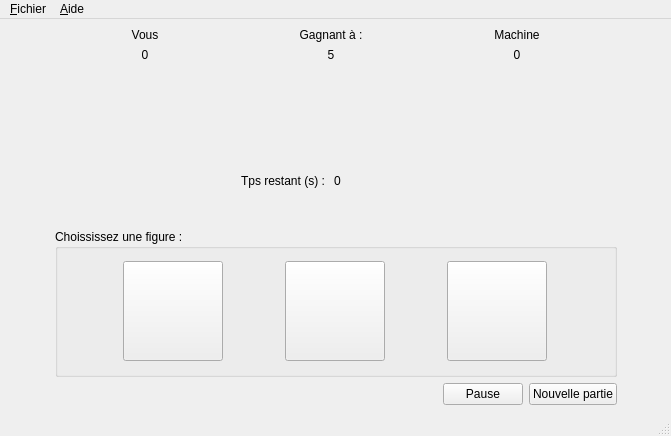
<?xml version="1.0" encoding="UTF-8"?>
<ui version="4.0">
 <class>MainWindow</class>
 <widget class="QMainWindow" name="MainWindow">
  <property name="geometry">
   <rect>
    <x>0</x>
    <y>0</y>
    <width>671</width>
    <height>436</height>
   </rect>
  </property>
  <property name="minimumSize">
   <size>
    <width>530</width>
    <height>410</height>
   </size>
  </property>
  <property name="windowTitle">
   <string>MainWindow</string>
  </property>
  <widget class="QWidget" name="centralwidget">
   <layout class="QHBoxLayout" name="horizontalLayout_8">
    <item>
     <spacer name="horizontalSpacer_8">
      <property name="orientation">
       <enum>Qt::Horizontal</enum>
      </property>
      <property name="sizeHint" stdset="0">
       <size>
        <width>40</width>
        <height>20</height>
       </size>
      </property>
     </spacer>
    </item>
    <item>
     <layout class="QVBoxLayout" name="layoutSecondaire">
      <item>
       <layout class="QGridLayout" name="layoutTop">
        <property name="topMargin">
         <number>0</number>
        </property>
        <property name="rightMargin">
         <number>10</number>
        </property>
        <property name="bottomMargin">
         <number>20</number>
        </property>
        <item row="0" column="1">
         <layout class="QVBoxLayout" name="verticalLayout_2">
          <item>
           <widget class="QLabel" name="gagnantALabel">
            <property name="text">
             <string>Gagnant à :</string>
            </property>
            <property name="alignment">
             <set>Qt::AlignCenter</set>
            </property>
           </widget>
          </item>
          <item>
           <widget class="QLabel" name="labelNbPointRequis">
            <property name="text">
             <string>5</string>
            </property>
            <property name="alignment">
             <set>Qt::AlignCenter</set>
            </property>
           </widget>
          </item>
         </layout>
        </item>
        <item row="0" column="3">
         <layout class="QVBoxLayout" name="verticalLayout_7">
          <item>
           <widget class="QLabel" name="labelMachine">
            <property name="text">
             <string>Machine</string>
            </property>
            <property name="alignment">
             <set>Qt::AlignCenter</set>
            </property>
           </widget>
          </item>
          <item>
           <widget class="QLabel" name="labelScoreMachine">
            <property name="text">
             <string>0</string>
            </property>
            <property name="alignment">
             <set>Qt::AlignCenter</set>
            </property>
           </widget>
          </item>
         </layout>
        </item>
        <item row="1" column="1">
         <layout class="QVBoxLayout" name="verticalLayout_4">
          <property name="bottomMargin">
           <number>0</number>
          </property>
          <item>
           <layout class="QHBoxLayout" name="horizontalLayout_5">
            <property name="rightMargin">
             <number>0</number>
            </property>
            <item>
             <spacer name="horizontalSpacer_6">
              <property name="orientation">
               <enum>Qt::Horizontal</enum>
              </property>
              <property name="sizeHint" stdset="0">
               <size>
                <width>40</width>
                <height>20</height>
               </size>
              </property>
             </spacer>
            </item>
            <item>
             <widget class="QLabel" name="iconVS">
              <property name="minimumSize">
               <size>
                <width>100</width>
                <height>100</height>
               </size>
              </property>
              <property name="maximumSize">
               <size>
                <width>100</width>
                <height>100</height>
               </size>
              </property>
              <property name="text">
               <string/>
              </property>
              <property name="pixmap">
               <pixmap resource="ressourcesChifoumi.qrc">:/chifoumi/images/versus.gif</pixmap>
              </property>
              <property name="alignment">
               <set>Qt::AlignCenter</set>
              </property>
             </widget>
            </item>
            <item>
             <spacer name="horizontalSpacer_7">
              <property name="orientation">
               <enum>Qt::Horizontal</enum>
              </property>
              <property name="sizeHint" stdset="0">
               <size>
                <width>40</width>
                <height>20</height>
               </size>
              </property>
             </spacer>
            </item>
           </layout>
          </item>
         </layout>
        </item>
        <item row="1" column="0">
         <layout class="QHBoxLayout" name="horizontalLayout_3">
          <item>
           <spacer name="horizontalSpacer">
            <property name="orientation">
             <enum>Qt::Horizontal</enum>
            </property>
            <property name="sizeHint" stdset="0">
             <size>
              <width>40</width>
              <height>20</height>
             </size>
            </property>
           </spacer>
          </item>
          <item>
           <widget class="QLabel" name="iconVous">
            <property name="sizePolicy">
             <sizepolicy hsizetype="Fixed" vsizetype="Fixed">
              <horstretch>10</horstretch>
              <verstretch>10</verstretch>
             </sizepolicy>
            </property>
            <property name="minimumSize">
             <size>
              <width>100</width>
              <height>100</height>
             </size>
            </property>
            <property name="maximumSize">
             <size>
              <width>100</width>
              <height>100</height>
             </size>
            </property>
            <property name="text">
             <string/>
            </property>
            <property name="pixmap">
             <pixmap resource="ressourcesChifoumi.qrc">:/chifoumi/images/ciseau.gif</pixmap>
            </property>
            <property name="scaledContents">
             <bool>true</bool>
            </property>
            <property name="alignment">
             <set>Qt::AlignCenter</set>
            </property>
           </widget>
          </item>
          <item>
           <spacer name="horizontalSpacer_2">
            <property name="orientation">
             <enum>Qt::Horizontal</enum>
            </property>
            <property name="sizeHint" stdset="0">
             <size>
              <width>40</width>
              <height>20</height>
             </size>
            </property>
           </spacer>
          </item>
         </layout>
        </item>
        <item row="0" column="0">
         <layout class="QVBoxLayout" name="verticalLayout_5">
          <property name="topMargin">
           <number>0</number>
          </property>
          <item>
           <widget class="QLabel" name="labelVous">
            <property name="text">
             <string>Vous</string>
            </property>
            <property name="alignment">
             <set>Qt::AlignCenter</set>
            </property>
           </widget>
          </item>
          <item>
           <widget class="QLabel" name="labelScoreVous">
            <property name="text">
             <string>0</string>
            </property>
            <property name="alignment">
             <set>Qt::AlignCenter</set>
            </property>
           </widget>
          </item>
         </layout>
        </item>
        <item row="1" column="3">
         <layout class="QHBoxLayout" name="horizontalLayout_4">
          <item>
           <spacer name="horizontalSpacer_4">
            <property name="orientation">
             <enum>Qt::Horizontal</enum>
            </property>
            <property name="sizeHint" stdset="0">
             <size>
              <width>40</width>
              <height>20</height>
             </size>
            </property>
           </spacer>
          </item>
          <item>
           <widget class="QLabel" name="iconMachine">
            <property name="sizePolicy">
             <sizepolicy hsizetype="Fixed" vsizetype="Fixed">
              <horstretch>10</horstretch>
              <verstretch>10</verstretch>
             </sizepolicy>
            </property>
            <property name="minimumSize">
             <size>
              <width>100</width>
              <height>100</height>
             </size>
            </property>
            <property name="maximumSize">
             <size>
              <width>100</width>
              <height>100</height>
             </size>
            </property>
            <property name="text">
             <string/>
            </property>
            <property name="pixmap">
             <pixmap resource="ressourcesChifoumi.qrc">:/chifoumi/images/pierre.gif</pixmap>
            </property>
            <property name="scaledContents">
             <bool>true</bool>
            </property>
            <property name="alignment">
             <set>Qt::AlignCenter</set>
            </property>
           </widget>
          </item>
          <item>
           <spacer name="horizontalSpacer_5">
            <property name="orientation">
             <enum>Qt::Horizontal</enum>
            </property>
            <property name="sizeHint" stdset="0">
             <size>
              <width>40</width>
              <height>20</height>
             </size>
            </property>
           </spacer>
          </item>
         </layout>
        </item>
        <item row="2" column="1">
         <layout class="QHBoxLayout" name="horizontalLayout_6">
          <item>
           <widget class="QLabel" name="IntitulerTemps">
            <property name="text">
             <string>Tps restant (s) :</string>
            </property>
           </widget>
          </item>
          <item>
           <widget class="QLabel" name="timer">
            <property name="text">
             <string>0</string>
            </property>
           </widget>
          </item>
         </layout>
        </item>
       </layout>
      </item>
      <item>
       <spacer name="verticalSpacer">
        <property name="orientation">
         <enum>Qt::Vertical</enum>
        </property>
        <property name="sizeHint" stdset="0">
         <size>
          <width>20</width>
          <height>40</height>
         </size>
        </property>
       </spacer>
      </item>
      <item>
       <layout class="QVBoxLayout" name="layoutBottom">
        <item>
         <widget class="QGroupBox" name="boxCoups">
          <property name="minimumSize">
           <size>
            <width>319</width>
            <height>148</height>
           </size>
          </property>
          <property name="title">
           <string>Choississez une figure :</string>
          </property>
          <layout class="QHBoxLayout" name="horizontalLayout_7">
           <item>
            <widget class="QPushButton" name="iconPierre">
             <property name="sizePolicy">
              <sizepolicy hsizetype="Fixed" vsizetype="Fixed">
               <horstretch>100</horstretch>
               <verstretch>100</verstretch>
              </sizepolicy>
             </property>
             <property name="minimumSize">
              <size>
               <width>100</width>
               <height>100</height>
              </size>
             </property>
             <property name="maximumSize">
              <size>
               <width>100</width>
               <height>100</height>
              </size>
             </property>
             <property name="baseSize">
              <size>
               <width>0</width>
               <height>0</height>
              </size>
             </property>
             <property name="text">
              <string/>
             </property>
             <property name="icon">
              <iconset resource="ressourcesChifoumi.qrc">
               <normaloff>:/chifoumi/images/pierre_115.png</normaloff>:/chifoumi/images/pierre_115.png</iconset>
             </property>
             <property name="iconSize">
              <size>
               <width>100</width>
               <height>100</height>
              </size>
             </property>
            </widget>
           </item>
           <item>
            <widget class="QPushButton" name="iconFeuille">
             <property name="sizePolicy">
              <sizepolicy hsizetype="Fixed" vsizetype="Fixed">
               <horstretch>10</horstretch>
               <verstretch>10</verstretch>
              </sizepolicy>
             </property>
             <property name="minimumSize">
              <size>
               <width>100</width>
               <height>100</height>
              </size>
             </property>
             <property name="maximumSize">
              <size>
               <width>100</width>
               <height>100</height>
              </size>
             </property>
             <property name="text">
              <string/>
             </property>
             <property name="icon">
              <iconset resource="ressourcesChifoumi.qrc">
               <normaloff>:/chifoumi/images/papier_115.png</normaloff>:/chifoumi/images/papier_115.png</iconset>
             </property>
             <property name="iconSize">
              <size>
               <width>100</width>
               <height>100</height>
              </size>
             </property>
            </widget>
           </item>
           <item>
            <widget class="QPushButton" name="iconCiseau">
             <property name="sizePolicy">
              <sizepolicy hsizetype="Fixed" vsizetype="Fixed">
               <horstretch>10</horstretch>
               <verstretch>10</verstretch>
              </sizepolicy>
             </property>
             <property name="minimumSize">
              <size>
               <width>100</width>
               <height>100</height>
              </size>
             </property>
             <property name="maximumSize">
              <size>
               <width>100</width>
               <height>100</height>
              </size>
             </property>
             <property name="text">
              <string/>
             </property>
             <property name="icon">
              <iconset resource="ressourcesChifoumi.qrc">
               <normaloff>:/chifoumi/images/ciseau_115.png</normaloff>:/chifoumi/images/ciseau_115.png</iconset>
             </property>
             <property name="iconSize">
              <size>
               <width>100</width>
               <height>100</height>
              </size>
             </property>
            </widget>
           </item>
          </layout>
         </widget>
        </item>
        <item>
         <layout class="QHBoxLayout" name="horizontalLayout_2">
          <item>
           <layout class="QHBoxLayout" name="horizontalLayout"/>
          </item>
          <item>
           <spacer name="horizontalSpacer_3">
            <property name="orientation">
             <enum>Qt::Horizontal</enum>
            </property>
            <property name="sizeHint" stdset="0">
             <size>
              <width>40</width>
              <height>20</height>
             </size>
            </property>
           </spacer>
          </item>
          <item>
           <widget class="QPushButton" name="Pause">
            <property name="text">
             <string>Pause</string>
            </property>
           </widget>
          </item>
          <item>
           <widget class="QPushButton" name="NvllPartie">
            <property name="text">
             <string>Nouvelle partie</string>
            </property>
           </widget>
          </item>
         </layout>
        </item>
       </layout>
      </item>
     </layout>
    </item>
    <item>
     <spacer name="horizontalSpacer_9">
      <property name="orientation">
       <enum>Qt::Horizontal</enum>
      </property>
      <property name="sizeHint" stdset="0">
       <size>
        <width>40</width>
        <height>20</height>
       </size>
      </property>
     </spacer>
    </item>
   </layout>
  </widget>
  <widget class="QMenuBar" name="menubar">
   <property name="geometry">
    <rect>
     <x>0</x>
     <y>0</y>
     <width>671</width>
     <height>21</height>
    </rect>
   </property>
   <widget class="QMenu" name="menuFichier">
    <property name="title">
     <string>&amp;Fichier</string>
    </property>
    <addaction name="actionQuitter"/>
    <addaction name="separator"/>
    <addaction name="actionParametre"/>
   </widget>
   <widget class="QMenu" name="menuAide">
    <property name="title">
     <string>&amp;Aide</string>
    </property>
    <addaction name="actionA_propos_de"/>
   </widget>
   <addaction name="menuFichier"/>
   <addaction name="menuAide"/>
  </widget>
  <widget class="QStatusBar" name="statusbar"/>
  <action name="actionQuitter">
   <property name="text">
    <string>Quitter</string>
   </property>
   <property name="shortcut">
    <string>Alt+F3</string>
   </property>
  </action>
  <action name="actionA_propos_de">
   <property name="text">
    <string>A propos de...</string>
   </property>
   <property name="shortcut">
    <string>F1</string>
   </property>
  </action>
  <action name="actionParametre">
   <property name="text">
    <string>Parametre</string>
   </property>
   <property name="shortcut">
    <string>Alt+P</string>
   </property>
  </action>
 </widget>
 <resources>
  <include location="ressourcesChifoumi.qrc"/>
 </resources>
 <connections/>
</ui>
